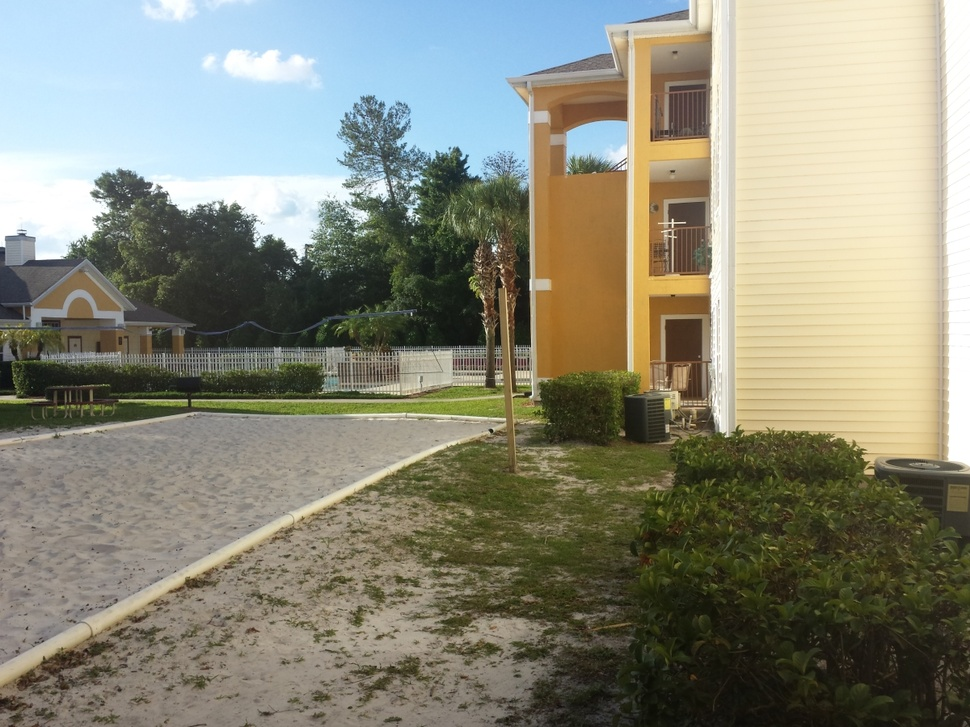
#> input picture image7.jpg, 970 x 727 px, shrunk from 1200 x 900 before the run
$ python 'finished robotics, panorama.py'   (older library calls are emulated)
#> lines starting #> are read from the running program, lines starting #| are printed output that depends on the picture
import numpy as np
import cv2
from matplotlib import pyplot as plt

MIN_MATCH_COUNT = 10

def warpTwoImages(img1, img2, H):
      ##warp img2 to img1 with homograph H
    h1,w1 = img1.shape[:2]
    h2,w2 = img2.shape[:2]
    pts1 = np.float32([[0,0],[0,h1],[w1,h1],[w1,0]]).reshape(-1,1,2)
    pts2 = np.float32([[0,0],[0,h2],[w2,h2],[w2,0]]).reshape(-1,1,2)
    pts2_ = cv2.perspectiveTransform(pts2, H)
    pts = np.concatenate((pts1, pts2_), axis=0)
    [xmin, ymin] = np.int32(pts.min(axis=0).ravel() - 0.5)
    [xmax, ymax] = np.int32(pts.max(axis=0).ravel() + 0.5)
    t = [-xmin,-ymin]
    Ht = np.array([[1,0,t[0]],[0,1,t[1]],[0,0,1]]) # translate

    result = cv2.warpPerspective(img2, Ht.dot(H), (xmax-xmin, ymax-ymin))
    result[t[1]:h1+t[1],t[0]:w1+t[0]] = img1
    return result

img1 = cv2.imread('image7.jpg',0)           # image one
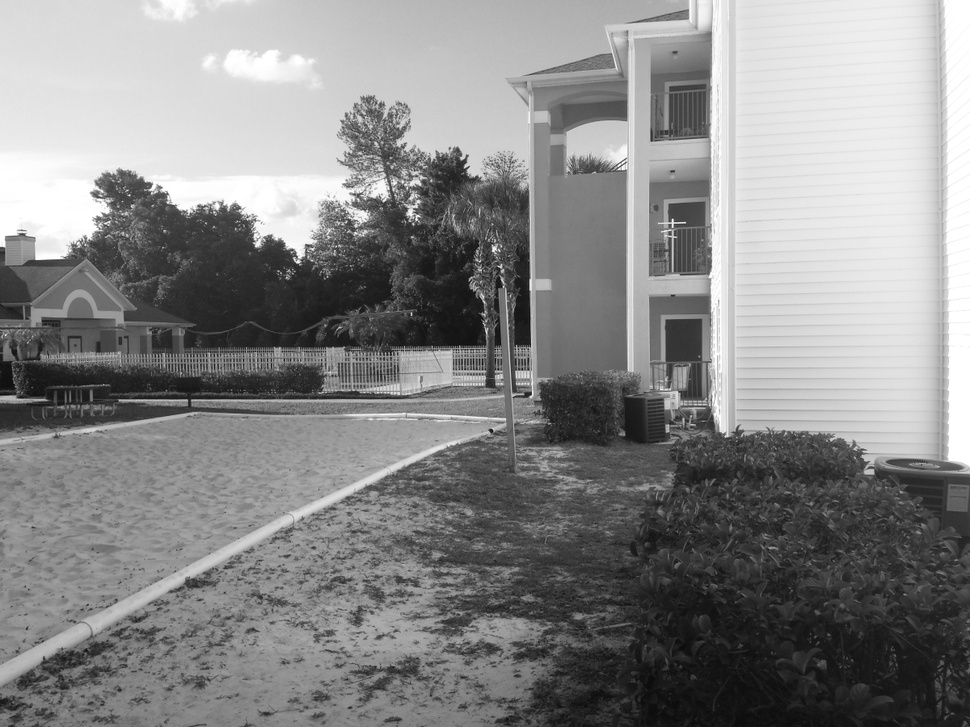
#> img1: shape (727, 970); min 8, max 255, mean 136
img2 = cv2.imread('image8.jpg',0)           # image two
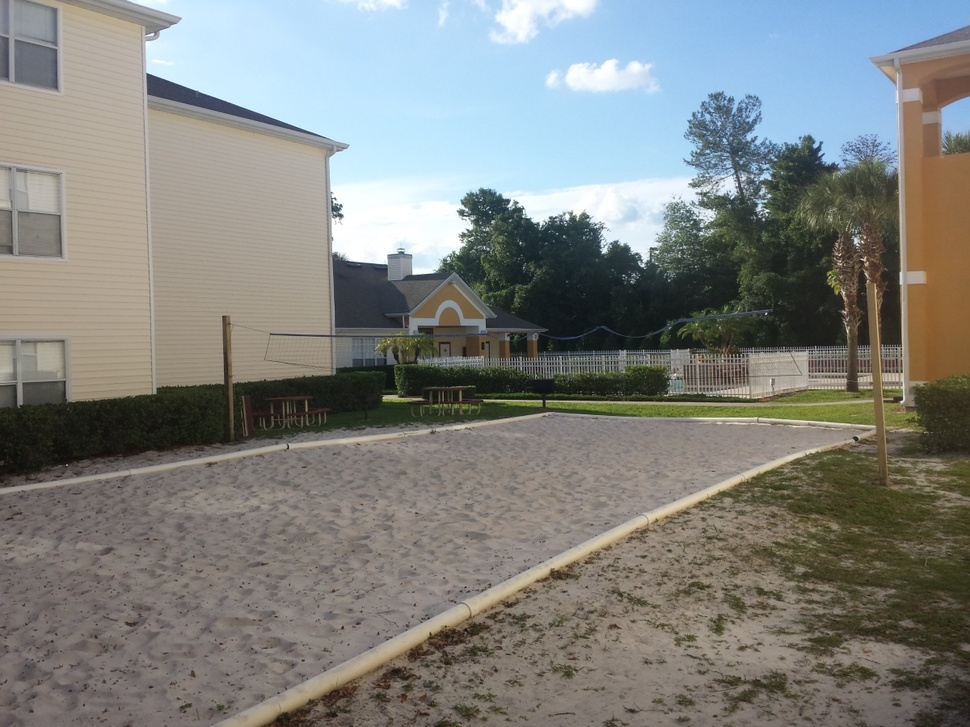
#> input picture image8.jpg, 970 x 727 px, shrunk from 1200 x 900 before the run
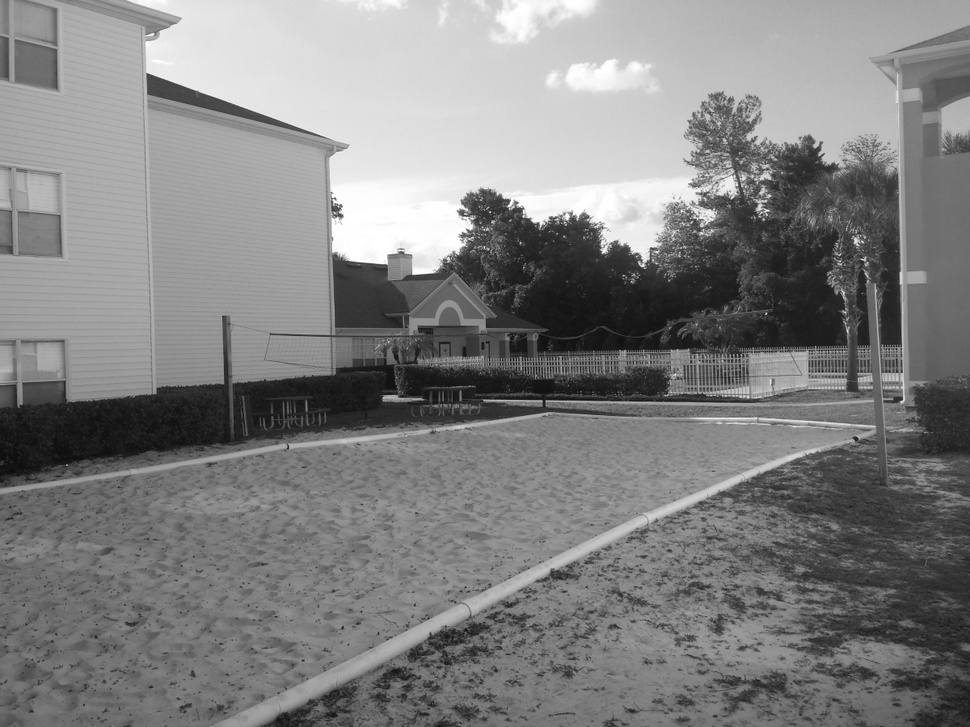
#> img2: shape (727, 970); min 8, max 255, mean 128.9

# Initiate SIFT detector
sift = cv2.SIFT()

# find the keypoints and descriptors with SIFT
kp1, des1 = sift.detectAndCompute(img1,None)
#> kp1 = 3593 keypoints; strongest (x, y, size): (491, 431, 2.6), (494, 249, 3.7), (257, 244, 4.5), (298, 262, 2.6)
kp2, des2 = sift.detectAndCompute(img2,None)
#> kp2 = 3036 keypoints; strongest (x, y, size): (604, 251, 4.4), (461, 213, 4.4), (341, 216, 3.2), (643, 265, 2.5)

FLANN_INDEX_KDTREE = 0
index_params = dict(algorithm = FLANN_INDEX_KDTREE, trees = 5)
search_params = dict(checks = 50)

flann = cv2.FlannBasedMatcher(index_params, search_params)

matches = flann.knnMatch(des1,des2,k=2)
#> matches = 3593 matches

# store all the good matches as per Lowe's ratio test.
good = []
for m,n in matches:
    if m.distance < 0.7*n.distance:
        good.append(m)
#> after the loop, good = 1288 matches

dst_pts = np.float32([kp1[m.queryIdx].pt for m in good]).reshape(-1,1,2)
#> dst_pts = 1288 rows, first 8: [3.52, 259.1], [5.21, 685.5], [6.5, 263.1], [6.83, 262.7], [8.2, 238.5], [8.39, 261.1], [8.39, 261.1], [12.22, 335]
src_pts = np.float32([kp2[m.trainIdx].pt for m in good]).reshape(-1,1,2)
#> src_pts = 1288 rows, first 8: [386.5, 275.1], [397.7, 656.6], [389, 278.3], [389, 278.3], [390.3, 256.5], [390.3, 276.8], [390.3, 276.8], [394.6, 341.4]
M, mask = cv2.findHomography(src_pts, dst_pts, cv2.RANSAC, 5.0)
#> M = [[1.5, -0.0527, -561], [0.191, 1.32, -125.4], [0.000526, -2.84e-05, 1]]; mask = 1288 values, max 1 at index 0, min 0 at index 122, mean 0.952

result = warpTwoImages(img1, img2, M)
#> in warpTwoImages, `pts2_ = cv2.perspectiveTransform(pts2, H)`: pts2_ = [[-561, -125.4], [-611.9, 855], [577.4, 686.3], [594.9, 39.69]]
#> in warpTwoImages, `pts = np.concatenate((pts1, pts2_), axis=0)`: pts = [[0, 0], [0, 727], [970, 727], [970, 0], [-561, -125.4], [-611.9, 855], [577.4, 686.3], [594.9, 39.69]]
#> in warpTwoImages, `[xmin, ymin] = np.int32(pts.min(axis=0).ravel() - 0.5)`: xmin = -612; ymin = -125
#> in warpTwoImages, `[xmax, ymax] = np.int32(pts.max(axis=0).ravel() + 0.5)`: xmax = 970; ymax = 855
#> in warpTwoImages, `t = [-xmin,-ymin]`: t = [612, 125]
#> in warpTwoImages, `Ht = np.array([[1,0,t[0]],[0,1,t[1]],[0,0,1]])`: Ht = [[1, 0, 612], [0, 1, 125], [0, 0, 1]]
#> in warpTwoImages, `result = cv2.warpPerspective(img2, Ht.dot(H), (xmax-xmin, ymax-ymin))`:
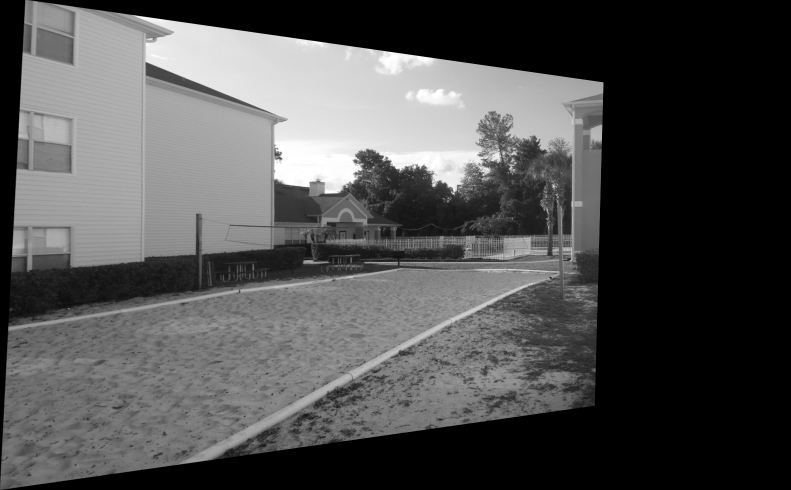
#> result: shape (980, 1582) (shown at 1/2 size); min 0, max 255, mean 80.6
#> in warpTwoImages, `result[t[1]:h1+t[1],t[0]:w1+t[0]] = img1`:
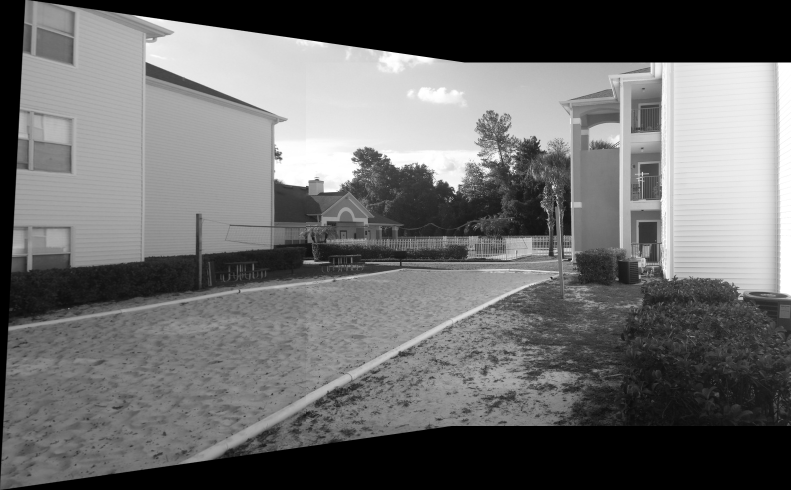
#> result: shape (980, 1582) (shown at 1/2 size); min 0, max 255, mean 108.6

## display image with cv2 and destroy all windows when esc is pressed
plt.imshow(result, 'gray'),plt.show()
